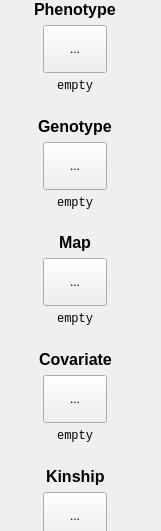
   <widget class="QFrame" name="frame_10">
    <property name="geometry">
     <rect>
      <x>10</x>
      <y>20</y>
      <width>161</width>
      <height>531</height>
     </rect>
    </property>
    <property name="sizePolicy">
     <sizepolicy hsizetype="Preferred" vsizetype="Preferred">
      <horstretch>0</horstretch>
      <verstretch>0</verstretch>
     </sizepolicy>
    </property>
    <property name="layoutDirection">
     <enum>Qt::LeftToRight</enum>
    </property>
    <property name="frameShape">
     <enum>QFrame::NoFrame</enum>
    </property>
    <property name="frameShadow">
     <enum>QFrame::Plain</enum>
    </property>
    <widget class="QWidget" name="layoutWidget_2">
     <property name="geometry">
      <rect>
       <x>0</x>
       <y>0</y>
       <width>151</width>
       <height>560</height>
      </rect>
     </property>
     <layout class="QGridLayout" name="gridLayout_3">
      <item row="0" column="0">
       <layout class="QVBoxLayout" name="verticalLayout_2">
        <item alignment="Qt::AlignHCenter">
         <widget class="QLabel" name="label_3">
          <property name="font">
           <font>
            <family>Arial</family>
            <pointsize>12</pointsize>
            <weight>75</weight>
            <bold>true</bold>
           </font>
          </property>
          <property name="text">
           <string>Phenotype</string>
          </property>
         </widget>
        </item>
        <item alignment="Qt::AlignHCenter">
         <widget class="MToolButton" name="pheFileToolButton">
          <property name="minimumSize">
           <size>
            <width>64</width>
            <height>48</height>
           </size>
          </property>
          <property name="cursor">
           <cursorShape>PointingHandCursor</cursorShape>
          </property>
          <property name="acceptDrops">
           <bool>true</bool>
          </property>
          <property name="text">
           <string>...</string>
          </property>
          <property name="iconSize">
           <size>
            <width>32</width>
            <height>32</height>
           </size>
          </property>
          <property name="autoRaise">
           <bool>false</bool>
          </property>
         </widget>
        </item>
        <item alignment="Qt::AlignHCenter">
         <widget class="QLabel" name="pheFileLabel">
          <property name="font">
           <font>
            <family>Courier New</family>
            <pointsize>9</pointsize>
            <kerning>true</kerning>
           </font>
          </property>
          <property name="text">
           <string>empty</string>
          </property>
          <property name="alignment">
           <set>Qt::AlignRight|Qt::AlignTrailing|Qt::AlignVCenter</set>
          </property>
         </widget>
        </item>
       </layout>
      </item>
      <item row="3" column="0">
       <layout class="QVBoxLayout" name="verticalLayout_6">
        <item alignment="Qt::AlignHCenter">
         <widget class="QLabel" name="label_10">
          <property name="font">
           <font>
            <family>Arial</family>
            <pointsize>12</pointsize>
            <weight>75</weight>
            <bold>true</bold>
           </font>
          </property>
          <property name="text">
           <string>Map</string>
          </property>
         </widget>
        </item>
        <item alignment="Qt::AlignHCenter">
         <widget class="MToolButton" name="mapFileToolButton">
          <property name="minimumSize">
           <size>
            <width>64</width>
            <height>48</height>
           </size>
          </property>
          <property name="cursor">
           <cursorShape>PointingHandCursor</cursorShape>
          </property>
          <property name="acceptDrops">
           <bool>true</bool>
          </property>
          <property name="text">
           <string>...</string>
          </property>
          <property name="iconSize">
           <size>
            <width>32</width>
            <height>32</height>
           </size>
          </property>
         </widget>
        </item>
        <item alignment="Qt::AlignHCenter">
         <widget class="QLabel" name="mapFileLabel">
          <property name="font">
           <font>
            <family>Courier New</family>
            <pointsize>9</pointsize>
            <kerning>true</kerning>
           </font>
          </property>
          <property name="text">
           <string>empty</string>
          </property>
          <property name="alignment">
           <set>Qt::AlignRight|Qt::AlignTrailing|Qt::AlignVCenter</set>
          </property>
         </widget>
        </item>
        <item>
         <spacer name="verticalSpacer_11">
          <property name="orientation">
           <enum>Qt::Vertical</enum>
          </property>
          <property name="sizeHint" stdset="0">
           <size>
            <width>20</width>
            <height>40</height>
           </size>
          </property>
         </spacer>
        </item>
       </layout>
      </item>
      <item row="2" column="0">
       <layout class="QVBoxLayout" name="verticalLayout_5">
        <item alignment="Qt::AlignHCenter">
         <widget class="QLabel" name="label_7">
          <property name="font">
           <font>
            <family>Arial</family>
            <pointsize>12</pointsize>
            <weight>75</weight>
            <bold>true</bold>
           </font>
          </property>
          <property name="text">
           <string>Genotype</string>
          </property>
         </widget>
        </item>
        <item alignment="Qt::AlignHCenter">
         <widget class="MToolButton" name="genoFileToolButton">
          <property name="minimumSize">
           <size>
            <width>64</width>
            <height>48</height>
           </size>
          </property>
          <property name="cursor">
           <cursorShape>PointingHandCursor</cursorShape>
          </property>
          <property name="acceptDrops">
           <bool>true</bool>
          </property>
          <property name="text">
           <string>...</string>
          </property>
          <property name="iconSize">
           <size>
            <width>32</width>
            <height>32</height>
           </size>
          </property>
         </widget>
        </item>
        <item alignment="Qt::AlignHCenter">
         <widget class="QLabel" name="genoFileLabel">
          <property name="font">
           <font>
            <family>Courier New</family>
            <pointsize>9</pointsize>
            <kerning>true</kerning>
           </font>
          </property>
          <property name="text">
           <string>empty</string>
          </property>
          <property name="alignment">
           <set>Qt::AlignRight|Qt::AlignTrailing|Qt::AlignVCenter</set>
          </property>
         </widget>
        </item>
        <item>
         <spacer name="verticalSpacer_10">
          <property name="orientation">
           <enum>Qt::Vertical</enum>
          </property>
          <property name="sizeHint" stdset="0">
           <size>
            <width>20</width>
            <height>40</height>
           </size>
          </property>
         </spacer>
        </item>
       </layout>
      </item>
      <item row="4" column="0">
       <layout class="QVBoxLayout" name="verticalLayout_7">
        <item alignment="Qt::AlignHCenter">
         <widget class="QLabel" name="label_14">
          <property name="font">
           <font>
            <family>Arial</family>
            <pointsize>12</pointsize>
            <weight>75</weight>
            <bold>true</bold>
           </font>
          </property>
          <property name="text">
           <string>Covariate</string>
          </property>
         </widget>
        </item>
        <item alignment="Qt::AlignHCenter">
         <widget class="MToolButton" name="covarFileToolButton">
          <property name="minimumSize">
           <size>
            <width>64</width>
            <height>48</height>
           </size>
          </property>
          <property name="cursor">
           <cursorShape>PointingHandCursor</cursorShape>
          </property>
          <property name="acceptDrops">
           <bool>true</bool>
          </property>
          <property name="text">
           <string>...</string>
          </property>
          <property name="iconSize">
           <size>
            <width>32</width>
            <height>32</height>
           </size>
          </property>
         </widget>
        </item>
        <item alignment="Qt::AlignHCenter">
         <widget class="QLabel" name="covarFileLabel">
          <property name="font">
           <font>
            <family>Courier New</family>
            <pointsize>9</pointsize>
            <kerning>true</kerning>
           </font>
          </property>
          <property name="text">
           <string>empty</string>
          </property>
          <property name="alignment">
           <set>Qt::AlignRight|Qt::AlignTrailing|Qt::AlignVCenter</set>
          </property>
         </widget>
        </item>
       </layout>
      </item>
      <item row="5" column="0">
       <spacer name="verticalSpacer_12">
        <property name="orientation">
         <enum>Qt::Vertical</enum>
        </property>
        <property name="sizeHint" stdset="0">
         <size>
          <width>20</width>
          <height>40</height>
         </size>
        </property>
       </spacer>
      </item>
      <item row="1" column="0">
       <spacer name="verticalSpacer_9">
        <property name="orientation">
         <enum>Qt::Vertical</enum>
        </property>
        <property name="sizeHint" stdset="0">
         <size>
          <width>20</width>
          <height>40</height>
         </size>
        </property>
       </spacer>
      </item>
      <item row="6" column="0">
       <layout class="QVBoxLayout" name="verticalLayout_8">
        <item alignment="Qt::AlignHCenter">
         <widget class="QLabel" name="label_17">
          <property name="font">
           <font>
            <family>Arial</family>
            <pointsize>12</pointsize>
            <weight>75</weight>
            <bold>true</bold>
           </font>
          </property>
          <property name="text">
           <string>Kinship</string>
          </property>
         </widget>
        </item>
        <item alignment="Qt::AlignHCenter">
         <widget class="MToolButton" name="kinFileToolButton">
          <property name="minimumSize">
           <size>
            <width>64</width>
            <height>48</height>
           </size>
          </property>
          <property name="cursor">
           <cursorShape>PointingHandCursor</cursorShape>
          </property>
          <property name="acceptDrops">
           <bool>true</bool>
          </property>
          <property name="text">
           <string>...</string>
          </property>
          <property name="iconSize">
           <size>
            <width>32</width>
            <height>32</height>
           </size>
          </property>
         </widget>
        </item>
        <item alignment="Qt::AlignHCenter">
         <widget class="QLabel" name="kinFileLabel">
          <property name="font">
           <font>
            <family>Courier New</family>
            <pointsize>9</pointsize>
            <kerning>true</kerning>
           </font>
          </property>
          <property name="text">
           <string>empty</string>
          </property>
          <property name="alignment">
           <set>Qt::AlignRight|Qt::AlignTrailing|Qt::AlignVCenter</set>
          </property>
         </widget>
        </item>
       </layout>
      </item>
     </layout>
    </widget>
   </widget>
